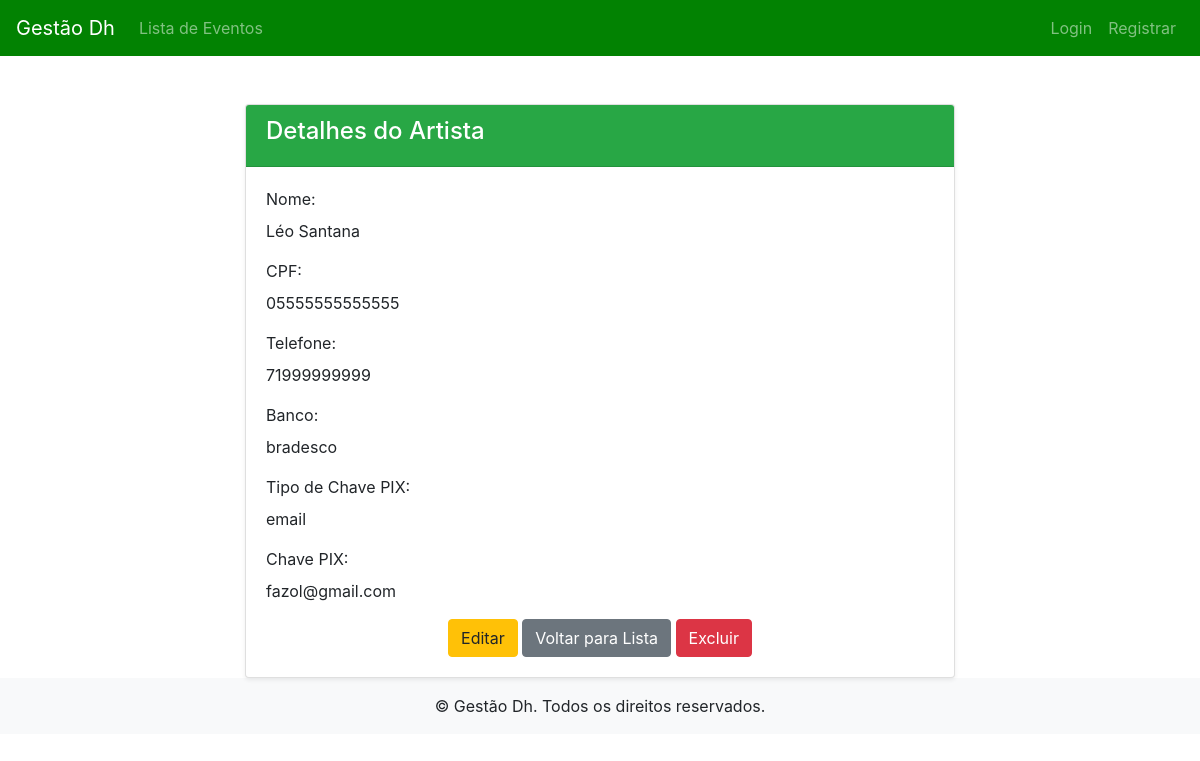
Before: /artistas/artistas/1/detail/ with the older database file.
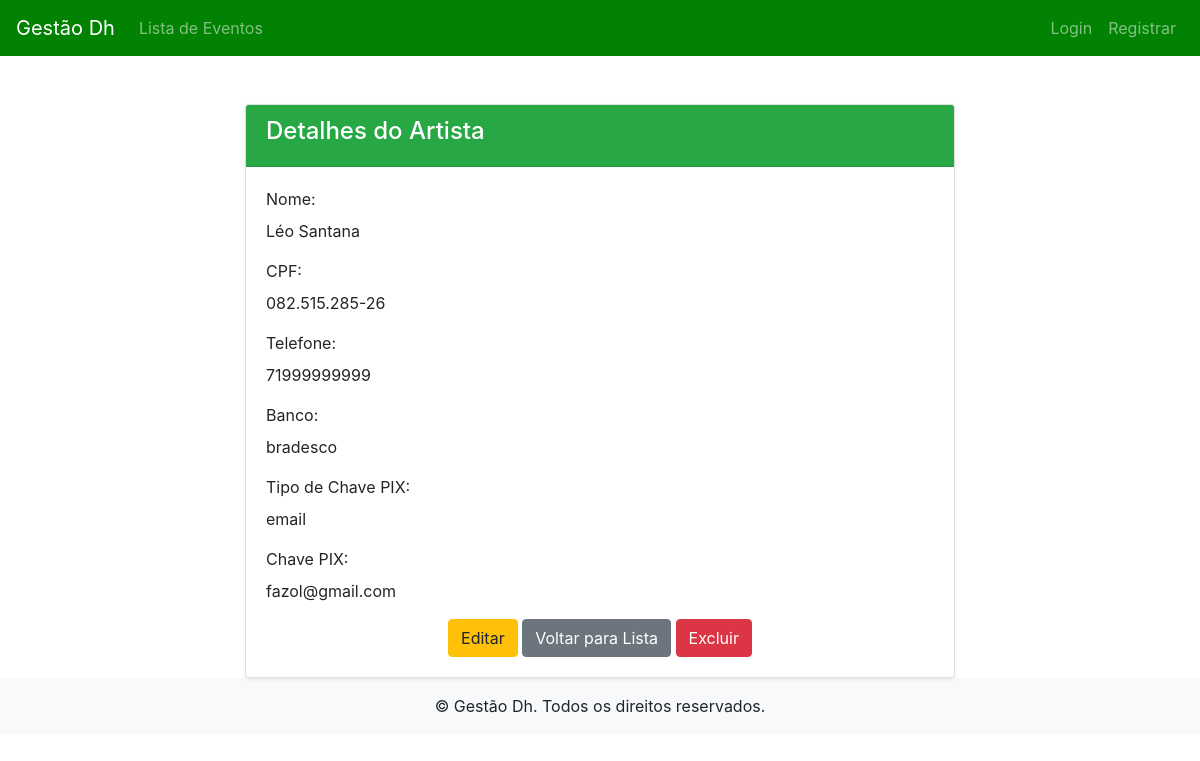
After: the same page with the newer database file.
### artistas/models.py (models this page shows, shortened)
class Artista(models.Model):
    nome = models.CharField(max_length=100)
    cpf = models.CharField(max_length=14, unique=True)
    telefone = models.CharField(max_length=15, null=True, blank=True)
    banco = models.CharField(max_length=100)
    tipo_chave_pix = models.CharField(max_length=10, choices=TIPO_CHAVE_CHOICES, default='cel')
    chave_pix = models.CharField(max_length=100)

### artistas/views.py (the view)
# urls.py: path('artistas/<int:pk>/detail/', views.ArtistaDetailView.as_view(), name='artista_detail'),
class ArtistaDetailView(DetailView):
    model = models.Artista
    template_name = 'artista_detail.html'

### artistas/templates/artista_detail.html
{% extends 'base.html' %}
{% block content %}
<div class="container mt-5">
    <div class="row">
        <div class="col-md-8 offset-md-2">
            <div class="card shadow-sm">
                <div class="card-header bg-success text-white">
                    <h4>Detalhes do Artista</h4>
                </div>
                <div class="card-body">
                    <div class="form-group">
                        <label>Nome:</label>
                        <p>{{ artista.nome }}</p>
                    </div>
                    <div class="form-group">
                        <label>CPF:</label>
                        <p>{{ artista.cpf }}</p>
                    </div>
                    <div class="form-group">
                        <label>Telefone:</label>
                        <p>{{ artista.telefone }}</p>
                    </div>
                    <div class="form-group">
                        <label>Banco:</label>
                        <p>{{ artista.banco }}</p>
                    </div>
                    <div class="form-group">
                        <label>Tipo de Chave PIX:</label>
                        <p>{{ artista.tipo_chave_pix }}</p>
                    </div>
                    <div class="form-group">
                        <label>Chave PIX:</label>
                        <p>{{ artista.chave_pix }}</p>
                    </div>
                    <div class="text-center">
                        <a href="{% url 'artista_update' artista.id %}" class="btn btn-warning">Editar</a>
                        <a href="{% url 'artista_list' %}" class="btn btn-secondary">Voltar para Lista</a>
                        <a href="{% url 'artista_delete' artista.id %}" class="btn btn-danger" onclick="return confirm('Tem certeza de que deseja excluir este artista?');">Excluir</a>
                    </div>
                </div>
            </div>
        </div>
    </div>
</div>
{% endblock %}

Changed rows visible on the page:
changed Artista "Léo Santana": cpf "05555555555555" → "082.515.285-26"
